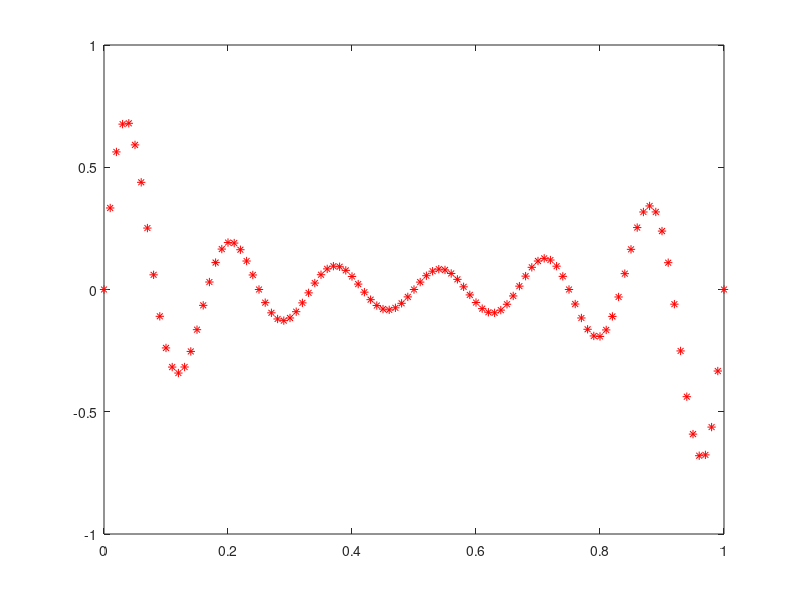
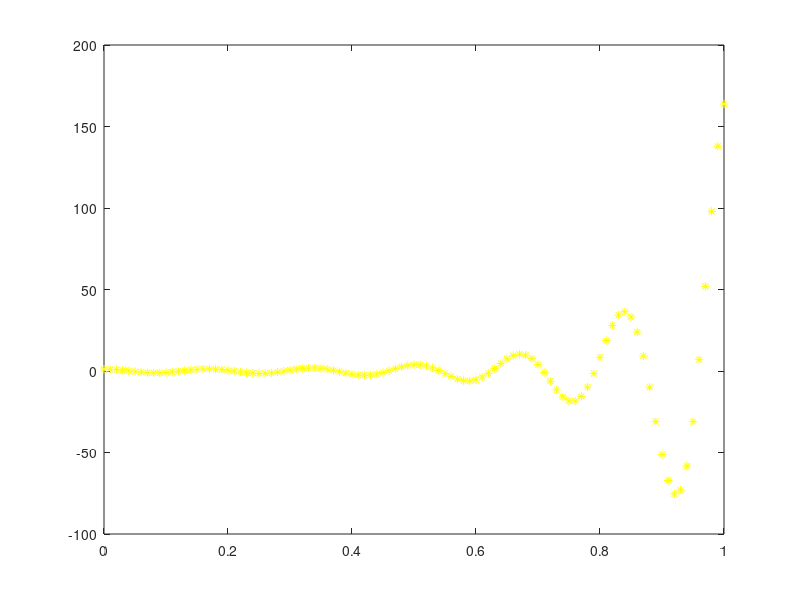
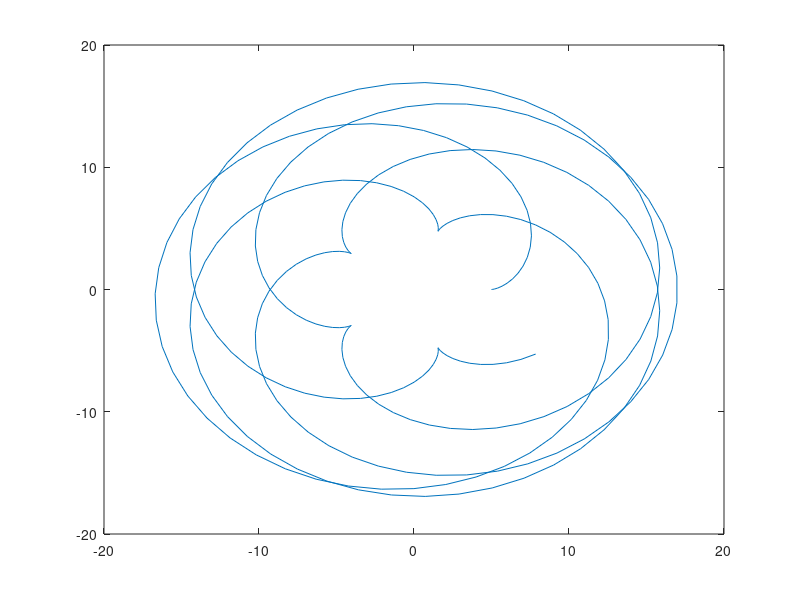
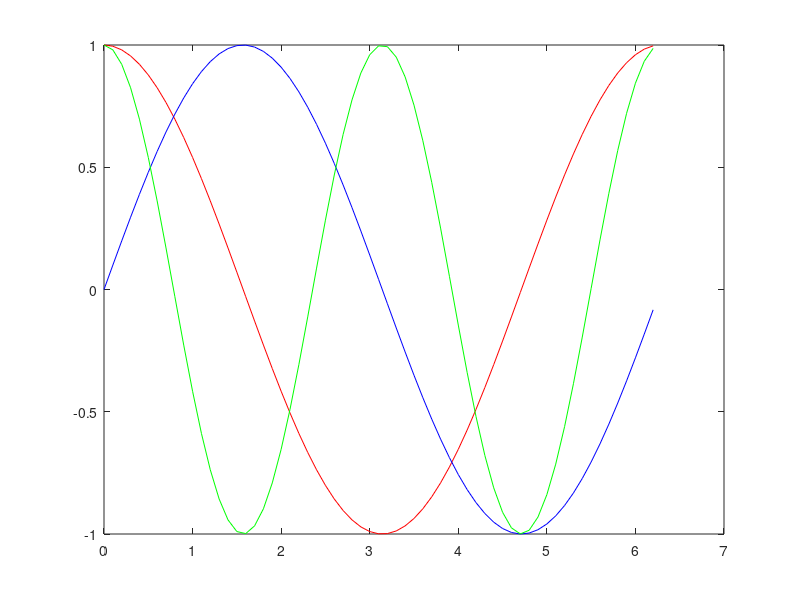

Write MATLAB code to recreate these figures, in order. (Note: this script raises an error after producing the figures.)
p1=[2,-5,0,8];
polyval(p1,2);

p2=[1,-5,-17,21]
roots(p2);

%III graphs
%1
figure(1)
x=0:0.01:1;
y=exp(10*x.*(x-1)).*sin(12*pi*x);

plot(x,y,'*r');

figure(2)
x=0:0.01:1;
y=3*exp(5*x.^2-1).*cos(12*pi*x)
plot(x,y,'*y');


%2
figure(3)
a=5;
b=6;
t=0:0.1:10*pi
x=(a+b)*cos(t)-b*cos(((a/b)+1)*t);
y=(a+b)*sin(t)-b*sin(((a/b)+1)*t);
plot(x,y);

%3

%M1 plot(x,f1) hold on plot(x,f2); plot(x,f3); hold off
%M2 plot(x,f1,x,f2,x,f3)
figure(4)
x=0:0.1:2*pi;
f1=cos(x)
f2=sin(x)
f3=cos(2*x)

plot(x,f1,'r',x,f2,'b',x,f3,'g');
%4
figure(5)
x1=-1:0.01:0;
x2=0:0.01:1;
f1=x1.^3+sqrt(1-x1);
f2=x2.^3-sqrt(1-x2);
plot(x1,f1,'r*',x2,f2,'b*');


%5
figure(6)
x1=0:2:50;
x2=1:2:50;
f1=x1/2;
f2=3*x2+1;
plot(x1,f1,'r*',x2,f2,'b*');

 
%7
figure(8)
[x,y]=meshgrid(-2:0.01:2, -4:0.01:4);
g=exp(-((x-(1/2)).^2+(y-1/2).^2));
mesh(x,y,g);

%6
figure(7)
fplot(recursive(5))
function r = recursive(n)
    if n <= 0
        r = 1;
    else
        r=1+(1/recursive(n-1));
    end
end

